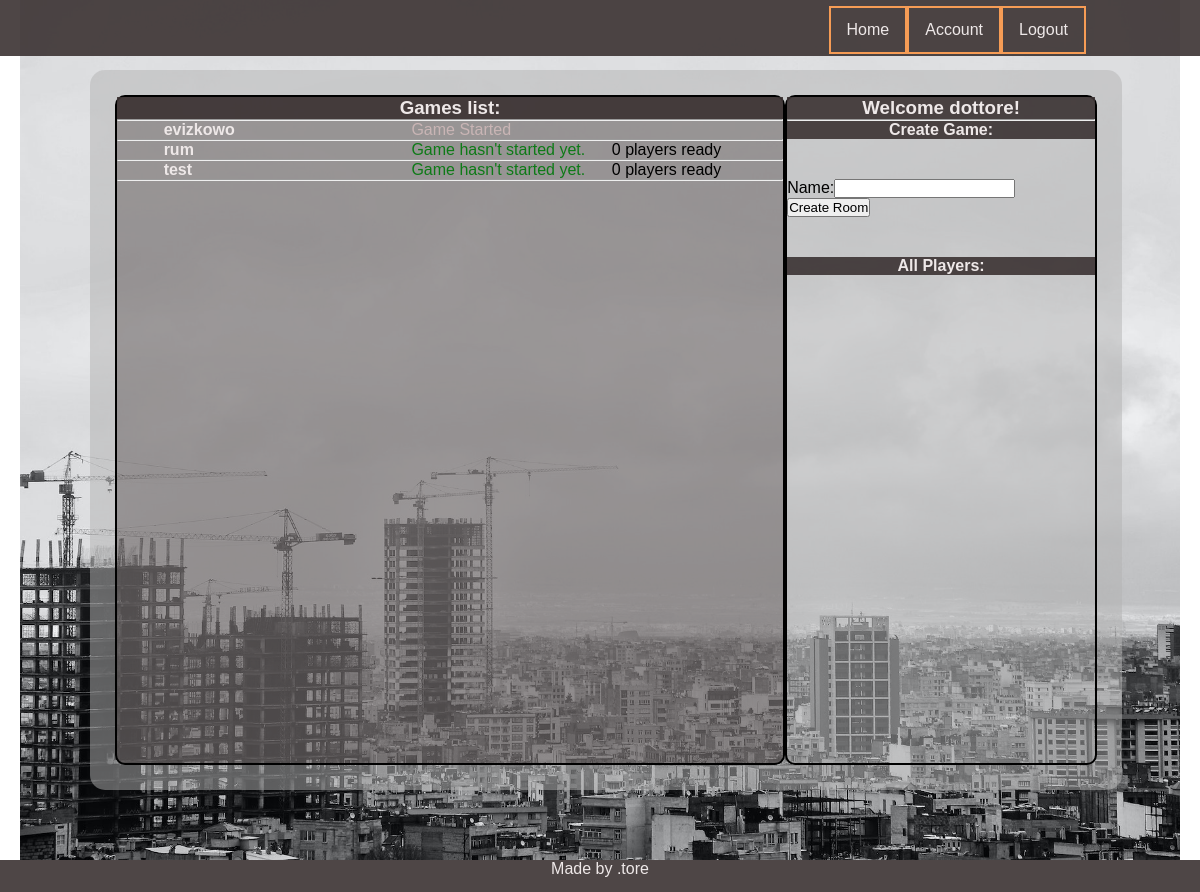
/player/home/s (signed in), run on an earlier commit of the app's database.
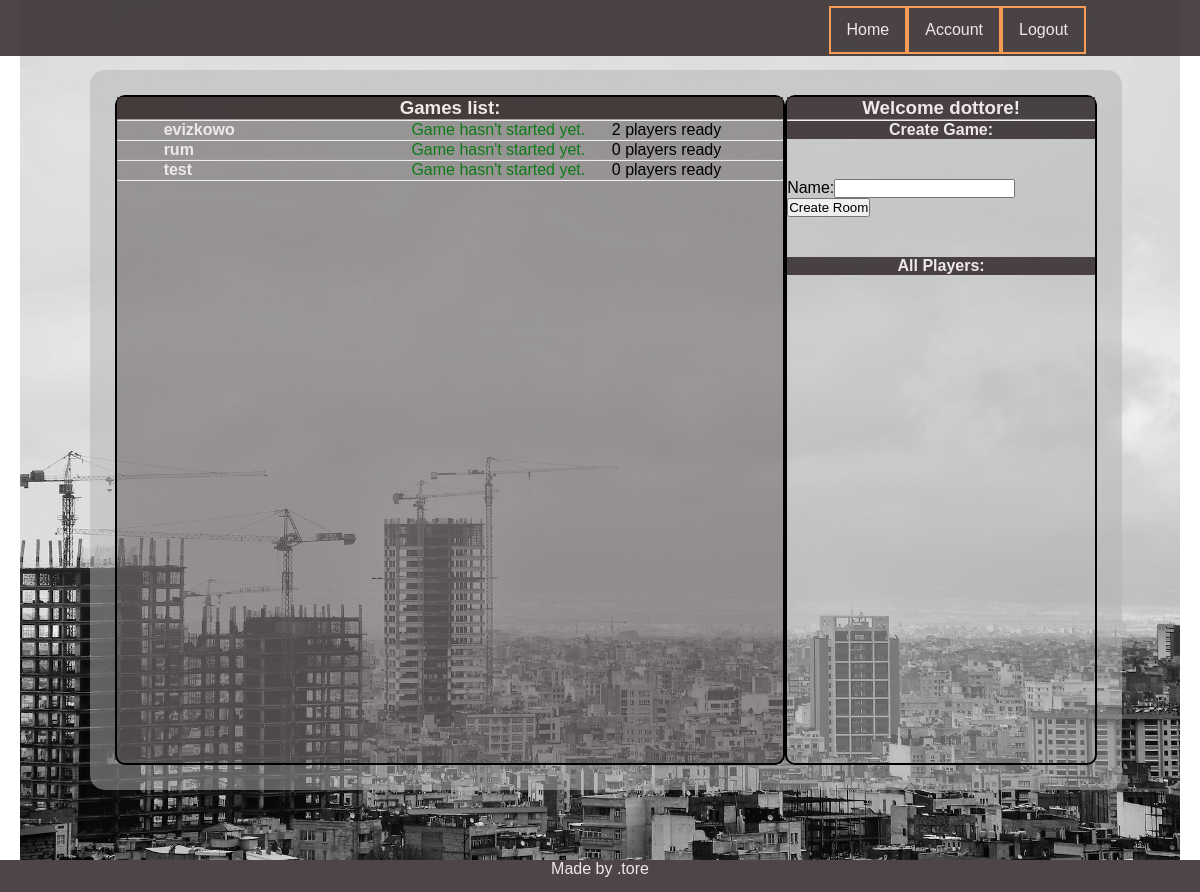
And on a later commit of the database.
### game/models.py (models this page shows, shortened)
class Game(models.Model):
    name = models.CharField(max_length=150)
    host = models.CharField(max_length=10)
    is_played = models.BooleanField(default=False)
    max_players = models.IntegerField(default=4)
    who_is_ready = models.ManyToManyField(Player, related_name="guys_ready", blank=True)
    who_is_playing = models.ManyToManyField(Player, related_name="guys_playing", blank=True)
    turn = models.IntegerField(default=1)
    turn_of_player = models.ForeignKey(Player, on_delete=models.CASCADE, related_name='czyja_tura', blank=True,
                                       null=True)
    @property
    def how_many_players_ready(self):
        return self.who_is_ready.count()

### player/views.py (the view)
# urls.py: path('home/s', home, name='home'),
@login_required
def home(request):
    usr = request.user.username
    player = Player.objects.get(parent=usr)
    games = Game.objects.all()
    form = CreateGame
    args = {'usr': usr, 'games': games, 'form' : form,'player':player}
    return render(request,'player/home.html', args)

### player/models.py (called while the page is built)
    def __str__(self):
        return self.nick

### templates/player/home.html (shortened to what this page needs)
{% extends 'base.html' %} {% load static %}  {% block css %}
<link rel="stylesheet" href="{% static 'css/home.css' %}" />
{% endblock %} {% block content %}
<section class="lobby">
  <div class="__header">
    <h3>Games list:</h3>
  </div>
  <hr />
  <ul class="games_list">
    {% for g in games %}
    <div class="game_list__container">
      <li class="game_list__game">
        <a class="game_list__room" href="{% url 'detail' g.id %}">
          <strong>{{g.name}}</strong>
        </a>
        {% if g.is_played %}
        <span class="__game_status --gray">Game Started</span>
        {% else %}
        <span class="__game_status --green">Game hasn't started yet.</span>
        {% if g.how_many_players_ready == 4 %}
        <span class="__players_status --red"> Full</span> {% else %}
        <span class="__players_status">
          {{g.how_many_players_ready}} players ready{% endif %}
        </span>
        {% endif %}
      </li>
    </div>
    <hr />
    {% endfor %}
  </ul>
</section>
<section class="user_menu">
  <div class="__header">
    <h1>Welcome {{player}}!</h1>
  </div>
  <hr />
  <div class="__header">
    <h4>Create Game:</h4>
  </div>
  <form class="new_game_form" method="POST" action='{% url "new_room"%}'>
    {% csrf_token %} {{form}}
    <button type="submit" name="create" value="ok">Create Room</button>
  </form>
  <div class="__header">
    <h4>All Players:</h4>
  </div>
</section>
{% endblock %}

What changed in the data, as far as the page shows it:
changed Game "evizkowo": how_many_players_ready (not shown) → "2"; is_played "Game Started" → "Game hasn't started yet. players ready"
